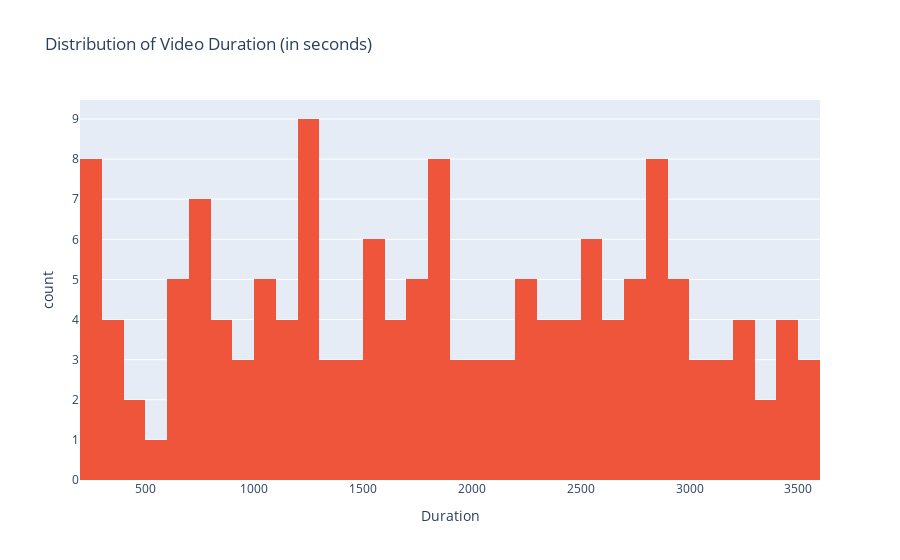

Notebook source saved alongside this figure:
### Code cell
#c. Video Duration Distribution

fig = px.histogram(df, x='Duration', nbins=40, title='Distribution of Video Duration (in seconds)',
                   color_discrete_sequence=['#EF553B'])
fig.show()

### Figure 1 — Plotly figure (JSON) as saved in the notebook; plotly's stock layout.template omitted (floating-point values rounded to 4 significant figures; data arrays with more than 128 entries replaced by an {"elided": "..."} marker saying what was removed)
{"data": [{"bingroup": "x", "hovertemplate": "Duration=%{x}<br>count=%{y}<extra></extra>", "legendgroup": "", "marker": {"color": "#EF553B", "pattern": {"shape": ""}}, "name": "", "nbinsx": 40, "orientation": "v", "showlegend": false, "type": "histogram", "x": {"elided": "150 int values"}, "xaxis": "x", "yaxis": "y"}], "layout": {"barmode": "relative", "legend": {"tracegroupgap": 0}, "title": {"text": "Distribution of Video Duration (in seconds)"}, "xaxis": {"anchor": "y", "domain": [0, 1], "title": {"text": "Duration"}}, "yaxis": {"anchor": "x", "domain": [0, 1], "title": {"text": "count"}}}}
